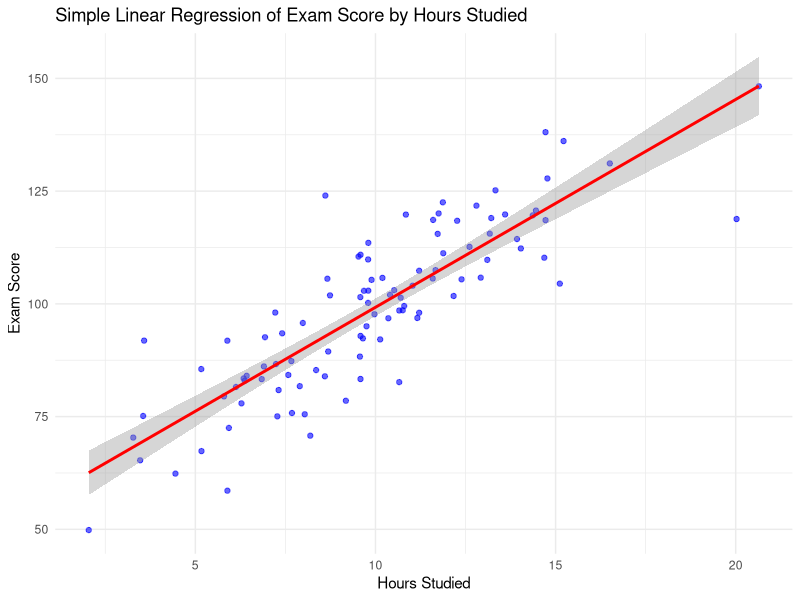

R code for this plot:
# the Simple Linear Regression is used to compare the relationship between a dependendent variable and an independent variable

# H0: there is no statistically significant relationship between hours studied and exam score.
# HA: there is a statistically significant relationship between hours studied and exam score.
# p-val < sig level reject H0
# p-val > sig level accept H0

# Load necessary library
library(ggplot2)

# Create a sample dataset
n <- 100  # Number of samples
hours_studied <- rnorm(n, mean = 10, sd = 3)  # Hours studied

# Simulate exam scores (dependent variable) based on hours studied
exam_score <- 50 + 5 * hours_studied + rnorm(n, mean = 0, sd = 10)

# Combine into a data frame
dat <- data.frame(hours_studied, exam_score)

# Print the first few rows of the dataset
head(dat)

# Hypothesis Statements
cat("Hypotheses:\n")
cat("Null Hypothesis (H0): There is no significant linear relationship between hours studied and exam score.\n")
cat("Alternative Hypothesis (H1): There is a significant linear relationship between hours studied and exam score.\n")

# Fit simple linear regression model
model <- lm(exam_score ~ hours_studied, data = dat)

# Print model summary
summary(model)

# Extract coefficient and p-value for hours_studied
p_value_hours <- summary(model)$coefficients["hours_studied", "Pr(>|t|)"]
coef_hours <- summary(model)$coefficients["hours_studied", "Estimate"]
intercept <- summary(model)$coefficients["(Intercept)", "Estimate"]

# Define significance level
alpha <- 0.05

# Print interpretation statements
cat("\nInterpretation:\n")
cat("1. The coefficient for hours studied is", coef_hours, ", which represents the estimated change in exam score for each additional hour studied.\n")
cat("2. The p-value for the hours studied coefficient is", p_value_hours, ".\n")

if (p_value_hours < alpha) {
  cat("Conclusion: Reject the null hypothesis (H0). There is a statistically significant linear relationship between hours studied and exam score.\n")
} else {
  cat("Conclusion: Accept the null hypothesis (H0). There is no statistically significant linear relationship between hours studied and exam score.\n")
}

# Print the regression equation
cat("\nRegression Equation:\n")
cat("Exam Score = ", round(intercept, 2), " + ", round(coef_hours, 2), " * Hours Studied\n")

# Visualize the data and the regression line using ggplot2
ggplot(dat, aes(x = hours_studied, y = exam_score)) +
  geom_point(color = "blue", alpha = 0.6) +  # Scatter plot of data points
  geom_smooth(method = "lm", formula = y ~ x, color = "red", se = TRUE) +  # Regression line with confidence interval
  labs(title = "Simple Linear Regression of Exam Score by Hours Studied",
       x = "Hours Studied",
       y = "Exam Score") +
  theme_minimal()
